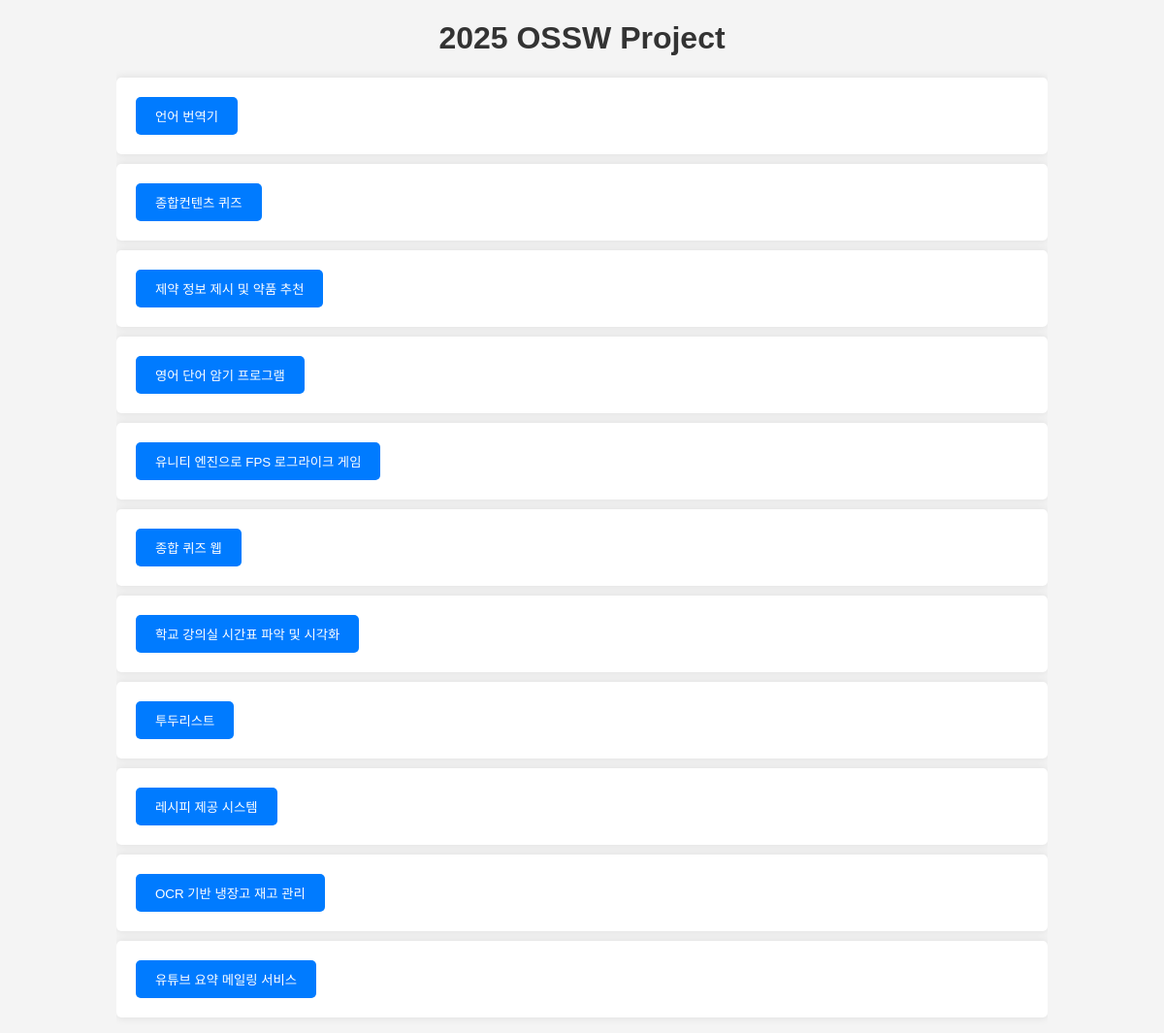
The page / on the database its author committed.
### display/models.py (models this page shows)
class Proj(models.Model) :
    name = models.CharField(max_length=20)
    contents = models.CharField(max_length=300)
    githuburl = models.CharField(max_length=50)
    credit = models.IntegerField(default=0)

### display/views.py (the view)
# urls.py: path("", views.index, name='proj_list'),
def index(request) :
    projects = Proj.objects.all()
    return render(request, 'display/proj_list.html', {'projects' : projects})

### display/templates/display/proj_list.html (shortened to what this page needs)
<!DOCTYPE html>
<html>
<head>
</head>
<body>
    <div class="container">
        <h1>2025 OSSW Project</h1>
        <ul>
            {% for project in projects %}
                <li>
                    <button onclick="location.href='{{ project.name }}/'">{{ project.name }}</button>
                </li>
            {% endfor %}
        </ul>
    </div>
</body>
</html>

### display/templates/display/proj_list.html (style rules this page uses)
body { font-family: Arial, sans-serif; margin: 0; padding: 0; background-color: #f4f4f4; }
.container { width: 80%; margin: auto; overflow: hidden; }
h1 { text-align: center; color: #333; }
ul { list-style: none; padding: 0; }
li { background: #fff; margin: 10px 0; padding: 20px; border-radius: 5px; box-shadow: 0 0 10px rgba(0, 0, 0, 0.1); }
button { background-color: #007BFF; color: white; border: none; padding: 10px 20px; border-radius: 5px; cursor: pointer; }

### rows shown on the page
Proj: name "언어 번역기"
Proj: name "종합컨텐츠 퀴즈"
Proj: name "제약 정보 제시 및 약품 추천"
Proj: name "영어 단어 암기 프로그램"
Proj: name "유니티 엔진으로 FPS 로그라이크 게임"
Proj: name "종합 퀴즈 웹"
Proj: name "학교 강의실 시간표 파악 및 시각화"
Proj: name "투두리스트"
Proj: name "레시피 제공 시스템"
Proj: name "OCR 기반 냉장고 재고 관리"
Proj: name "유튜브 요약 메일링 서비스"
